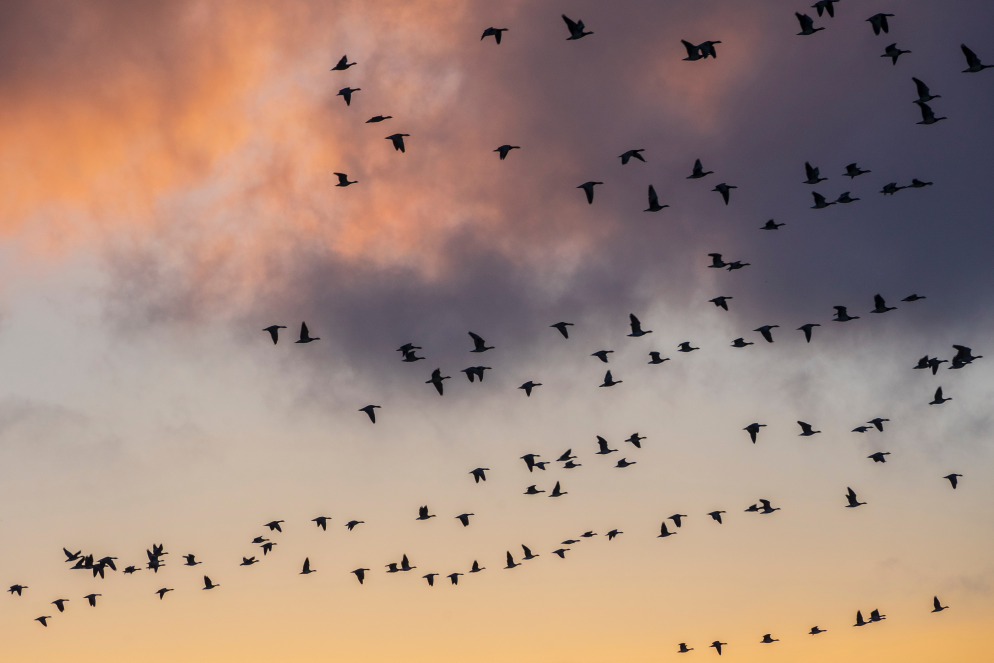
#> input picture Lab2/2-0.jpg, 4968 x 3312 px, given in place of the camera (shown at 1/5 size)
$ python task2-2.py
#> lines starting #> are read from the running program, lines starting #| are printed output that depends on the picture; after the words box and inside, x2 and y2 are one past the last pixel; in counts of white or black regions, pixels touching at a corner belong together
# [24 lines of commented-out code are left out]

import cv2
import numpy as np
cam = cv2.VideoCapture(1)
while True:
    ret, frame = cam.read()
#> frame is the input picture: shape (3312, 4968, 3); mean B, G, R 125.1, 137.7, 164.3
    frame = cv2.resize(frame, (640, 360), cv2.INTER_LANCZOS4)
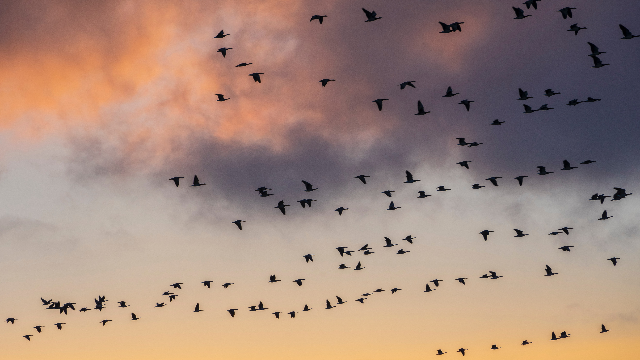
#> frame: shape (360, 640, 3); mean B, G, R 125, 137.6, 164.2
    frame = cv2.cvtColor(frame, cv2.COLOR_BGR2GRAY)
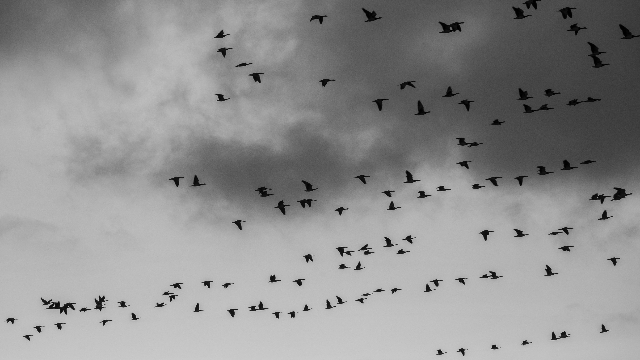
#> frame: shape (360, 640); min 0, max 209, mean 144.1
    l, frame2 = cv2.threshold(frame, 90, 255, cv2.THRESH_BINARY)
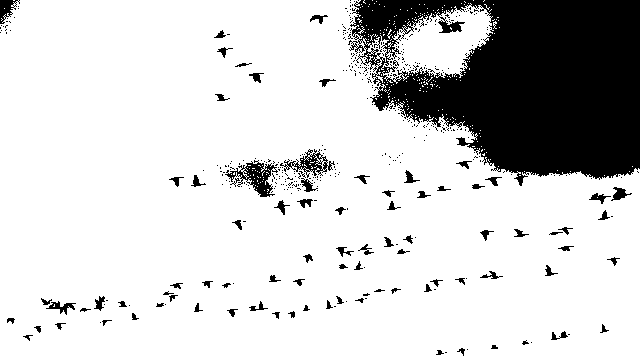
#> frame2: shape (360, 640); 81.9% white; 444 black regions (360 under 20 px), largest, box (x1, y1, x2, y2) and area: (348, 0, 640, 186) 35884, (225, 160, 278, 197) 755, (280, 149, 335, 178) 499
    two_of_us = np.concatenate((frame, frame2), axis=0)
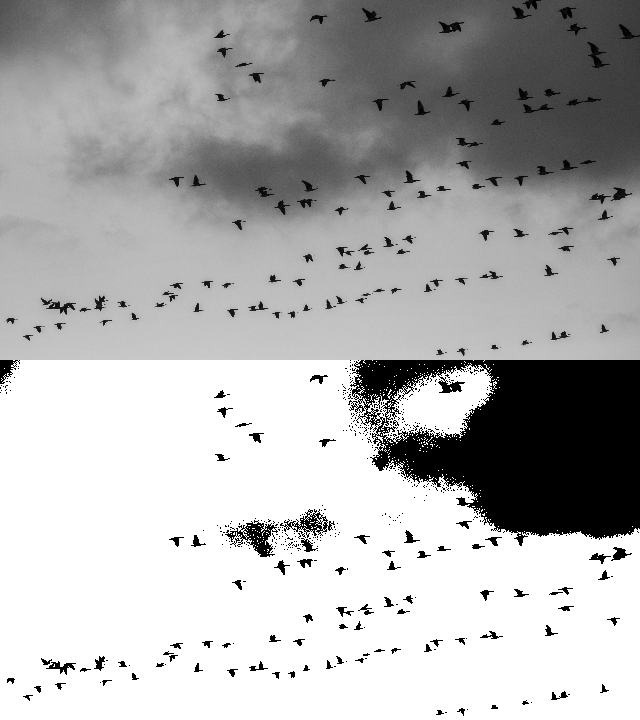
#> two_of_us: shape (720, 640); min 0, max 255, mean 176.4
    two_of_us = np.concatenate((two_of_us, two_of_us), axis=1)
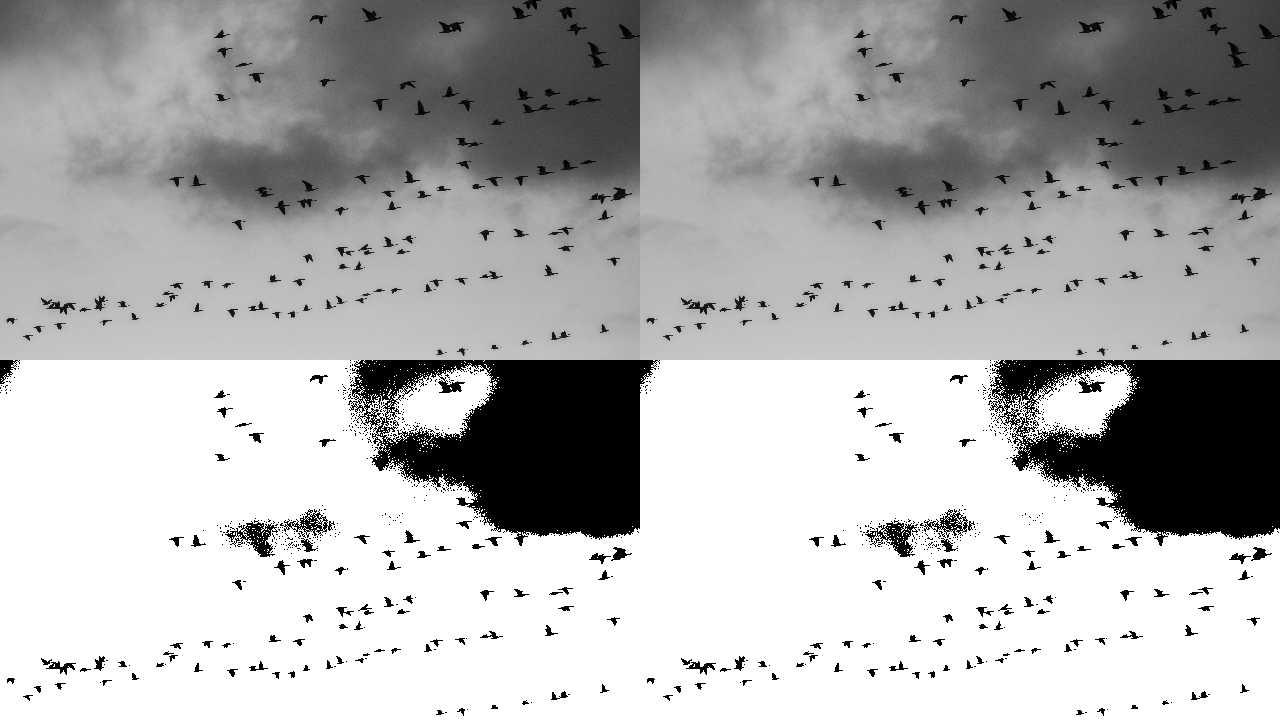
#> two_of_us: shape (720, 1280); min 0, max 255, mean 176.4
    cv2.imshow('two_of_us', two_of_us)
    if cv2.waitKey(1) == ord('q'):
#> (key q is pressed here)
        break

$ run again, on Lab2/2-1.jpg
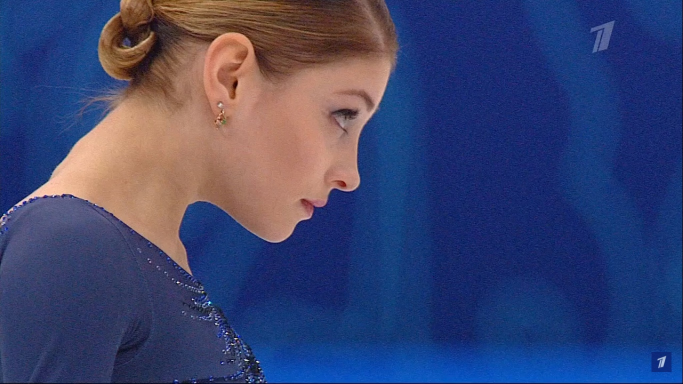
#> input picture Lab2/2-1.jpg, 1366 x 768 px, given in place of the camera (shown at 1/2 size)
#> frame is the input picture: shape (768, 1366, 3); mean B, G, R 111, 68.1, 59.8
#> `l, frame2 = cv2.threshold(frame, 90, 255, cv2.THRESH_BINARY)`:
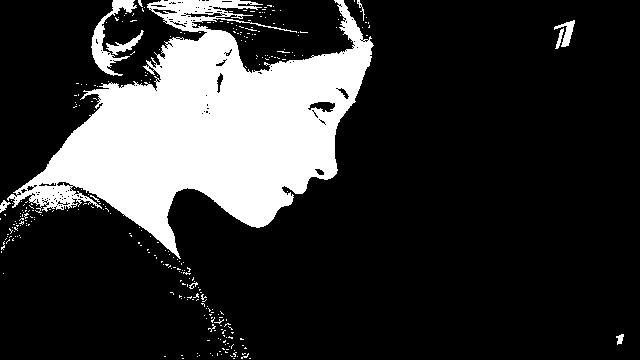
#> frame2: shape (360, 640); 19.9% white; 307 white regions (298 under 20 px), largest, box (x1, y1, x2, y2) and area: (7, 0, 374, 259) 43334, (91, 0, 137, 76) 970, (106, 30, 144, 55) 261
#> `two_of_us = np.concatenate((two_of_us, two_of_us), axis=1)`:
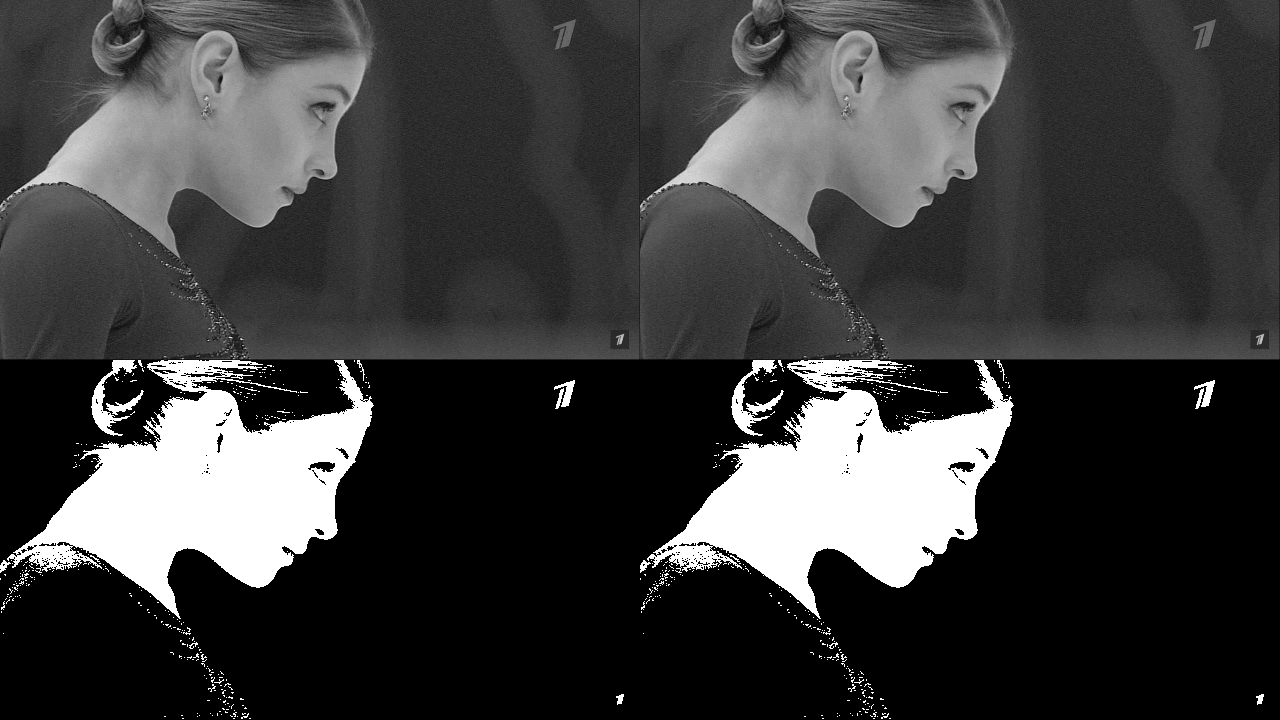
#> two_of_us: shape (720, 1280); min 0, max 255, mean 60.6

$ run again, on Lab2/2-3.jpg
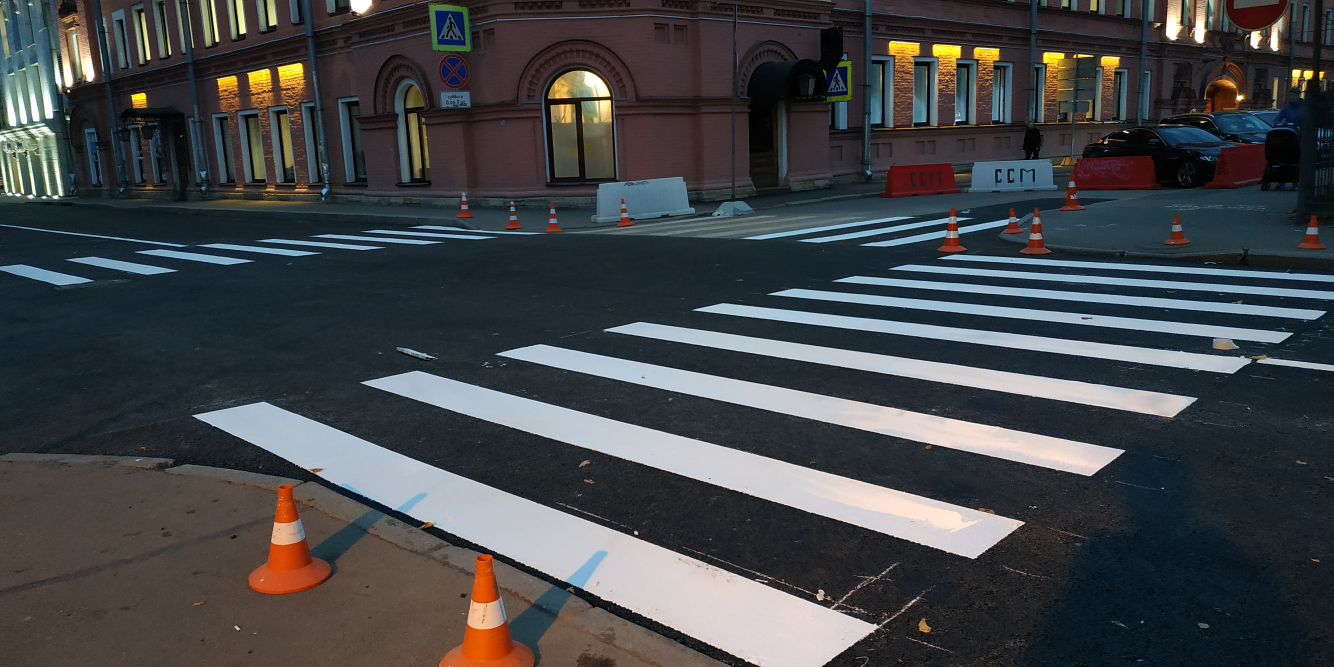
#> input picture Lab2/2-3.jpg, 4000 x 2000 px, given in place of the camera (shown at 1/3 size)
#> frame is the input picture: shape (2000, 4000, 3); mean B, G, R 72.2, 69.9, 67.6
#> `l, frame2 = cv2.threshold(frame, 90, 255, cv2.THRESH_BINARY)`:
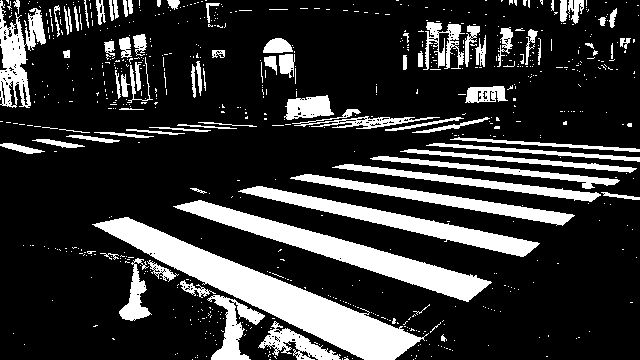
#> frame2: shape (360, 640); 20.4% white; 722 white regions (639 under 20 px), largest, box (x1, y1, x2, y2) and area: (92, 217, 429, 360) 10614, (173, 200, 492, 302) 6307, (238, 186, 540, 257) 4052
#> `two_of_us = np.concatenate((two_of_us, two_of_us), axis=1)`:
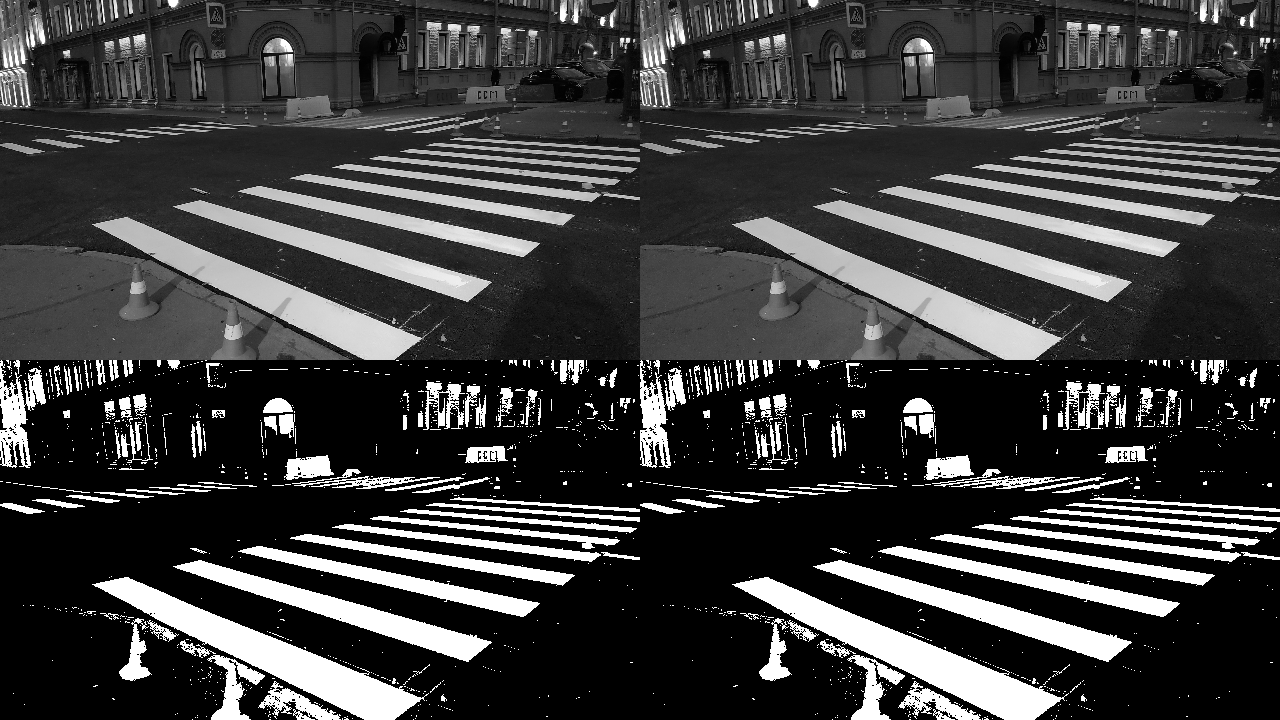
#> two_of_us: shape (720, 1280); min 0, max 255, mean 60.7
